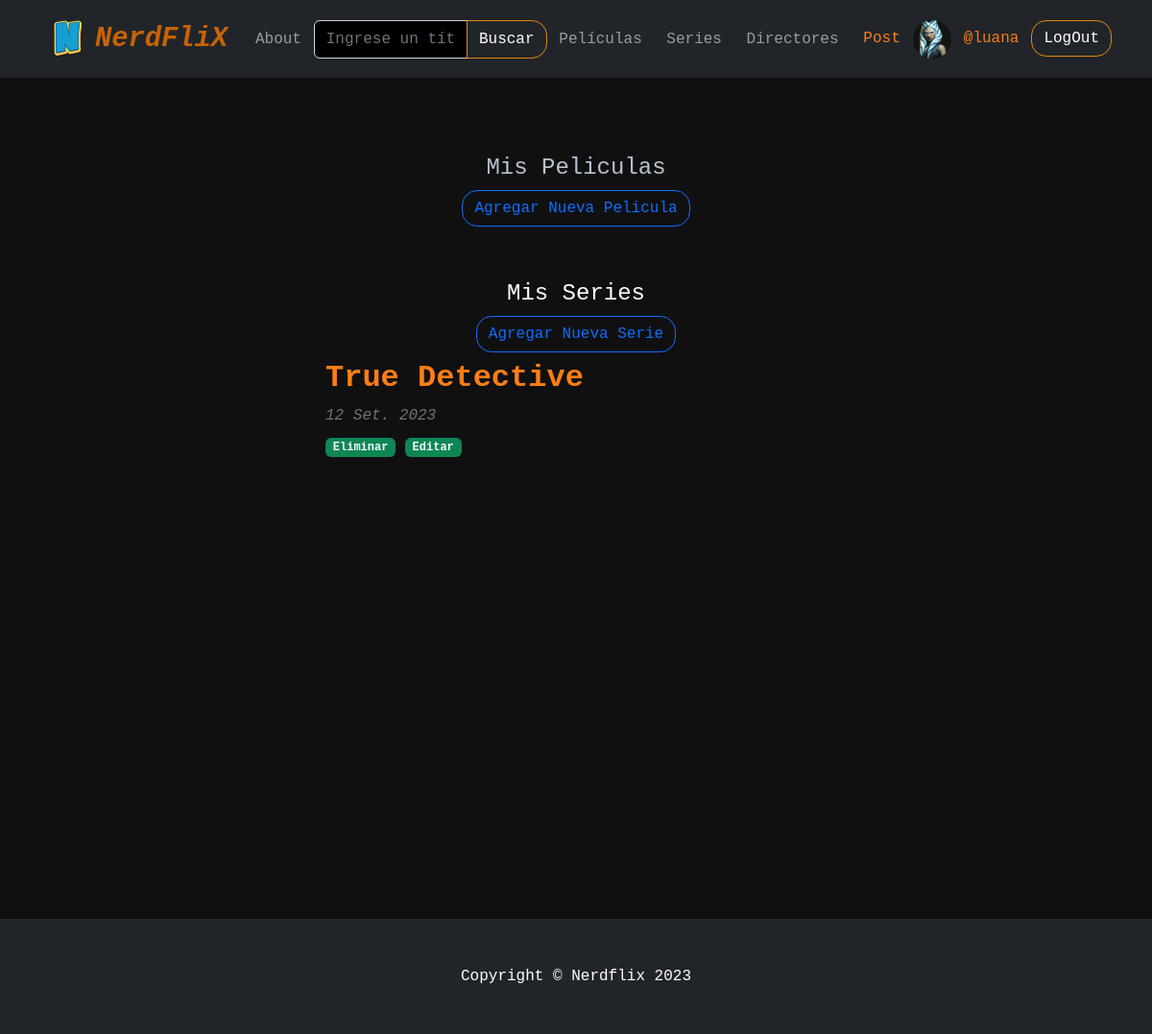
Page /user-post-lista/ (signed in) on the earlier database version.
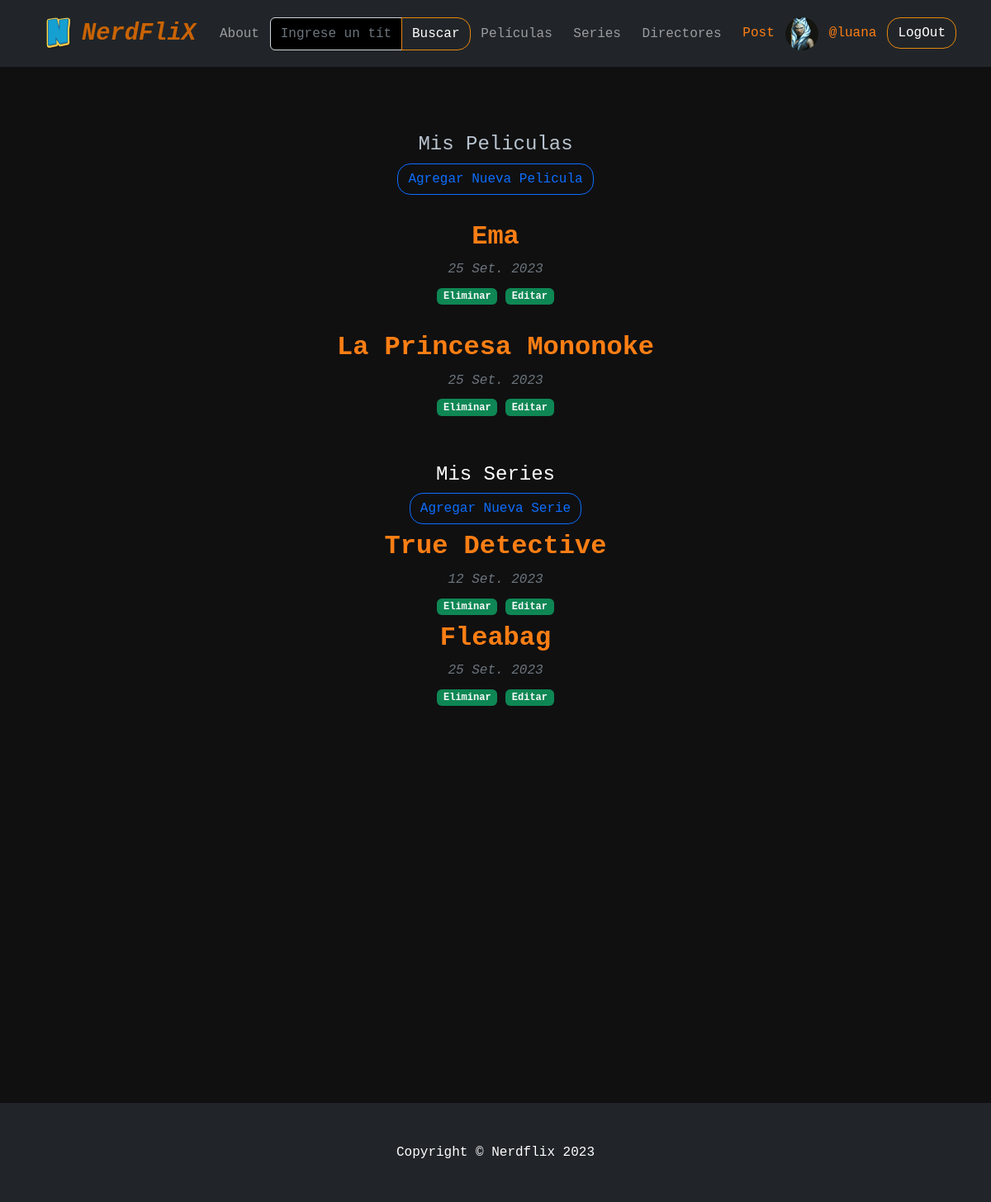
Same page on the later database version.
### AppCoder/models.py (models this page shows, shortened)
class Series(models.Model):
    titulo =models.CharField(max_length=50)
    slug = models.SlugField(unique=True,null=True)
    fecha_creacion=models.DateField(auto_now_add=True)
    genero= models.ManyToManyField(Generos)
    año=models.IntegerField(null=True)
    temporadas= models.IntegerField(null=True)
    reseña = models.TextField(null=True)
    autor_reseña= models.ForeignKey(User,on_delete=models.CASCADE,null=True)
    cover = models.ImageField(null=True)
    imagen = models.ImageField(null=True)
    video_link = EmbedVideoField(blank=True,null=True)
    destacada= models.BooleanField(default=False)

class Peliculas(models.Model):
    titulo =models.CharField(max_length=50)
    slug = models.SlugField(unique=True,null=True)
    fecha_creacion=models.DateField(auto_now_add=True)
    genero= models.ManyToManyField(Generos)
    año=models.IntegerField(blank=True,null=True)
    director = models.ForeignKey(Directores,on_delete=models.CASCADE,null=True)
    reseña = models.TextField(null=True)
    autor_reseña= models.ForeignKey(User,on_delete=models.CASCADE,null=True)
    cover = models.ImageField(null=True)
    imagen = models.ImageField(null=True)
    video_link = EmbedVideoField(blank=True,null=True)
    destacada= models.BooleanField(default=False)

### AppCoder/views.py (the view)
# urls.py: path('user-post-lista/', UserPostLista.as_view(),name='userPostLista'),
class UserPostLista(ListView):
    model= User
    template_name= 'AppCoder/user_post_lista.html'
    context_object_name = 'peliculas'
    context_object_name = 'series'
    def get_context_data(self, **kwargs):
        query= self.request.user.id
        context = super().get_context_data(**kwargs)
        context['peliculas']=Peliculas.objects.filter(autor_reseña_id=query)
        context['series']=Series.objects.filter(autor_reseña_id=query)
        return context

### AppCoder/context_processors.py (called while the page is built)
def generos_contexto(request):
    generos=Generos.objects.all()
    return {
        'generos':generos
    }

### AppCoder/templates/AppCoder/user_post_lista.html (shortened to what this page needs)
{% extends "Base.html" %}
{% block contenidoQueCambia %}
<br>
<br>
<br>
<div class="page-header d-flex align-items-center">
    <div class="container position">
      <div class="row justify-content-center">
          <div class="col-lg-6 ">
            <div class="text-decoration-none text-center">
                <div class="header"><h4>Mis Peliculas</h4></div>
                <a class=" btn btn-outline-primary" href="{% url 'peliculasFormulario' %}" ><h8>Agregar Nueva Pelicula</h8></a>
            </div>
            <br>
        {% for pelicula in peliculas %}
    <div class="text-decoration-none text-center">
            <h2><a class="fw-bolder mb-1" href="{% url 'peliculas_detalle' pelicula.slug %}">{{ pelicula.titulo }}</a></h2>
            <div class="text-muted fst-italic mb-2"> {{ pelicula.fecha_creacion}} </div>
            <div type="button" class="badge bg-secondary text-decoration-none link-light"data-bs-toggle="modal" data-bs-target="#exampleModal{{pelicula.id}}">
                Eliminar
            </div>
            <a class="badge bg-secondary text-decoration-none link-light" href="{% url 'EditarPeliculas' pelicula.id %}">Editar </a>
            <br>
            <br>
        {% endfor %}
        <br>
            <div class=" text-white text-center" >
                <div class="card-header"><h4>Mis Series</h4></div>
                <a class=" btn btn-outline-primary" href="{% url 'seriesFormulario' %}"><h8>Agregar Nueva Serie</h8></a>
            </div>
        {% for serie in series %}
        <h2><a class="fw-bolder mb-1" href="{% url 'series_detalle' serie.slug %}">{{ serie.titulo }}</a></h2>
        <div class="text-muted fst-italic mb-2"> {{ serie.fecha_creacion}}</div>
       <div type="button" class="badge bg-secondary  link-light"data-bs-toggle="modal" data-bs-target="#exampleModal{{serie.id}}">
            Eliminar
        </div>
        <a class="badge bg-secondary text-decoration-none link-light" href="{% url 'EditarSeries' serie.id %}">Editar </a>
        <br>
        {% endfor %}
    </div>
</div>
        </div>
      </div>
    </div>
</div>
<br>
<br>
<br>
<br>
<br>
<br>
<br>
<br>
<br>
<br>
<br>
<br>
<br>
<br>
<br>
<br>
<br>
<br>
<br>
<br>
{% endblock %}

Differences in the rows shown:
added Peliculas: titulo "Ema", fecha_creacion "25 Set. 2023"
added Peliculas: titulo "La Princesa Mononoke", fecha_creacion "25 Set. 2023"
added Series: titulo "Fleabag", fecha_creacion "25 Set. 2023"
